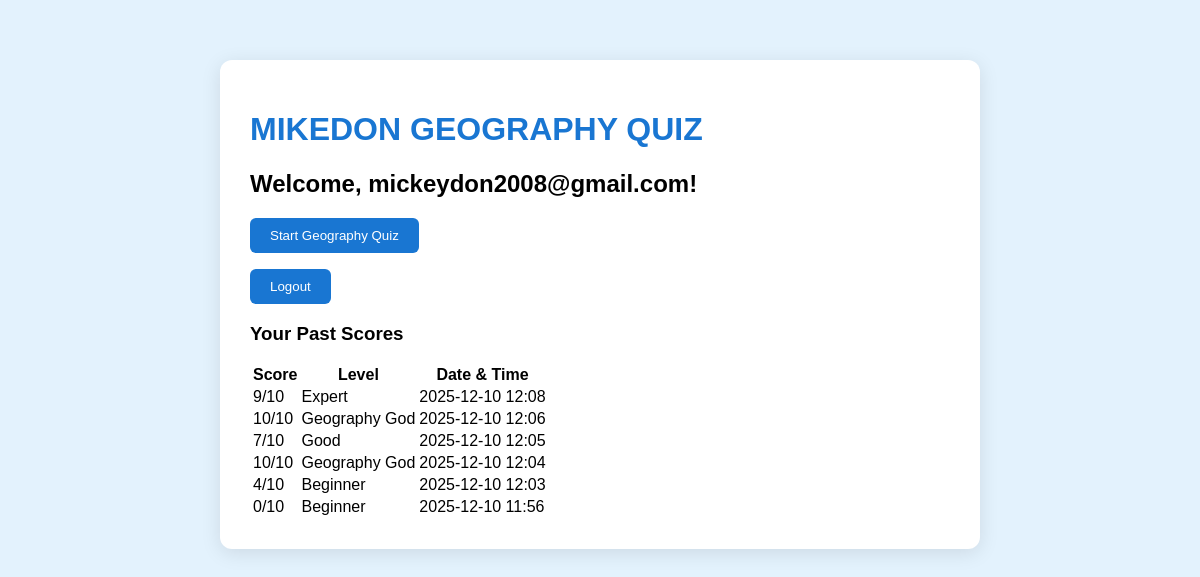
Page /userhome (signed in) on the committed database.
### tables this page shows
CREATE TABLE records (
                 id INTEGER PRIMARY KEY AUTOINCREMENT,
                 user_id INTEGER,
                 score INTEGER,
                 level TEXT,
                 timestamp TEXT,
                 time_taken INTEGER DEFAULT 0);

### app.py (the view)
@app.route('/userhome')
def user_home():
    if 'user_id' not in session:
        return redirect(url_for('login'))
    conn = sqlite3.connect('database.db')
    c = conn.cursor()
    c.execute("SELECT score, level, timestamp FROM records WHERE user_id=? ORDER BY timestamp DESC", (session['user_id'],))
    records = c.fetchall()
    conn.close()
    return render_template('userHome.html', username=session['username'], records=records)

### Templates/userHome.html (shortened to what this page needs)
<!DOCTYPE html>
<html>
<head>
    <link rel="stylesheet" href="/static/styles.css">
</head>
<body>
<div class="box">
    <h1>MIKEDON GEOGRAPHY QUIZ</h1>
    <h2>Welcome, {{ username }}!</h2>
    <p><a href="/collectingdata"><button>Start Geography Quiz</button></a></p>
    <p><a href="/logout"><button>Logout</button></a></p>
    {% if records %}
    <h3>Your Past Scores</h3>
    <table>
        <tr>
            <th>Score</th>
            <th>Level</th>
            <th>Date & Time</th>
        </tr>
        {% for r in records %}
        <tr>
            <td>{{ r[0] }}/10</td>
            <td>{{ r[1] }}</td>
            <td>{{ r[2] }}</td>
        </tr>
        {% endfor %}
    </table>
    {% else %}
    <p>No quiz taken yet. Start now!</p>
    {% endif %}
</div>
</body>
</html>

### Static/styles.css (style rules this page uses)
body { font-family: Arial, sans-serif; background: #e3f2fd; margin: 0; padding: 20px; }
.box { max-width: 700px; margin: 40px auto; padding: 30px; background: white; border-radius: 12px; box-shadow: 0 4px 20px rgba(0,0,0,0.1); }
h1 { color: #1976d2; }
button { background: #1976d2; color: white; padding: 10px 20px; border: none; border-radius: 6px; cursor: pointer; }

### rows in the picture
records: score "9", level "Expert", timestamp "2025-12-10 12:08"
records: score "10", level "Geography God", timestamp "2025-12-10 12:06"
records: score "7", level "Good", timestamp "2025-12-10 12:05"
records: score "10", level "Geography God", timestamp "2025-12-10 12:04"
records: score "4", level "Beginner", timestamp "2025-12-10 12:03"
records: score "0", level "Beginner", timestamp "2025-12-10 11:56"

### other values in the picture
{{ username }} "mickeydon2008@gmail.com"
